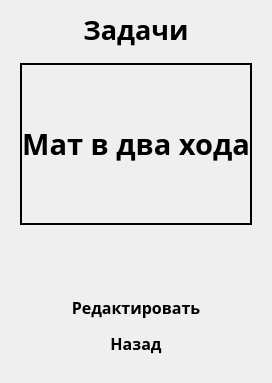
         <widget class="QWidget" name="page_5">
          <layout class="QVBoxLayout" name="verticalLayout_6">
           <item>
            <widget class="QLabel" name="chess_title_5">
             <property name="enabled">
              <bool>true</bool>
             </property>
             <property name="maximumSize">
              <size>
               <width>16777215</width>
               <height>50</height>
              </size>
             </property>
             <property name="font">
              <font>
               <family>Segoe UI Black</family>
               <pointsize>20</pointsize>
               <bold>true</bold>
               <kerning>true</kerning>
              </font>
             </property>
             <property name="styleSheet">
              <string notr="true">color:&quot;#ffffff&quot;</string>
             </property>
             <property name="text">
              <string>Задачи</string>
             </property>
             <property name="textFormat">
              <enum>Qt::TextFormat::AutoText</enum>
             </property>
             <property name="alignment">
              <set>Qt::AlignmentFlag::AlignHCenter|Qt::AlignmentFlag::AlignTop</set>
             </property>
            </widget>
           </item>
           <item>
            <widget class="QWidget" name="problem_text" native="true">
             <property name="minimumSize">
              <size>
               <width>0</width>
               <height>180</height>
              </size>
             </property>
             <property name="styleSheet">
              <string notr="true"/>
             </property>
             <layout class="QHBoxLayout" name="horizontalLayout_5">
              <item>
               <widget class="QLabel" name="label_2">
                <property name="font">
                 <font>
                  <family>Segoe UI Semibold</family>
                  <pointsize>22</pointsize>
                  <bold>true</bold>
                 </font>
                </property>
                <property name="styleSheet">
                 <string notr="true">color:&quot;#ffffff&quot;;border: 2px solid black;</string>
                </property>
                <property name="text">
                 <string>Мат в два хода</string>
                </property>
                <property name="alignment">
                 <set>Qt::AlignmentFlag::AlignCenter</set>
                </property>
               </widget>
              </item>
             </layout>
            </widget>
           </item>
           <item>
            <spacer name="verticalSpacer_13">
             <property name="orientation">
              <enum>Qt::Orientation::Vertical</enum>
             </property>
             <property name="sizeHint" stdset="0">
              <size>
               <width>20</width>
               <height>40</height>
              </size>
             </property>
            </spacer>
           </item>
           <item>
            <widget class="QWidget" name="widget_3" native="true">
             <property name="minimumSize">
              <size>
               <width>0</width>
               <height>92</height>
              </size>
             </property>
             <property name="styleSheet">
              <string notr="true">background-color:&quot;#232E35&quot;; border-radius: 10px;</string>
             </property>
             <layout class="QVBoxLayout" name="verticalLayout_7">
              <item>
               <widget class="QPushButton" name="EditPuzzleButton">
                <property name="font">
                 <font>
                  <family>Segoe UI Semibold</family>
                  <pointsize>12</pointsize>
                  <bold>true</bold>
                 </font>
                </property>
                <property name="text">
                 <string>Редактировать</string>
                </property>
               </widget>
              </item>
              <item>
               <widget class="QPushButton" name="BackFromPuzzlesButton">
                <property name="font">
                 <font>
                  <family>Segoe UI Semibold</family>
                  <pointsize>12</pointsize>
                  <bold>true</bold>
                 </font>
                </property>
                <property name="text">
                 <string>Назад</string>
                </property>
               </widget>
              </item>
             </layout>
            </widget>
           </item>
          </layout>
         </widget>
